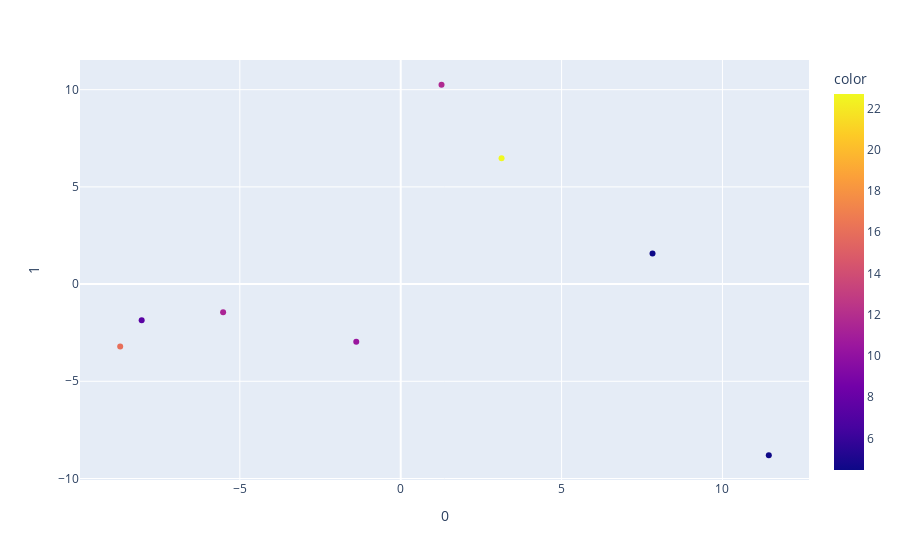

The code cell stored with this chart in its notebook:
### Code cell
#plt.xlabel('PC1', fontsize=16)
#plt.ylabel('PC2', fontsize=16)
fig = px.scatter(df_pca, x=0, y=1, color=df['DU'])

plt.savefig('PCA.png', dpi=60)
fig.show()
#https://plotly.com/python/pca-visualization/

### Figure 1 — Plotly figure (JSON) as saved in the notebook; plotly's stock layout.template omitted (floating-point values rounded to 4 significant figures)
{"data": [{"hovertemplate": "0=%{x}<br>1=%{y}<br>color=%{marker.color}<extra></extra>", "legendgroup": "", "marker": {"color": [22.7, 10.45, 11.38, 4.47, 11.71, 4.5, 7.4, 16], "coloraxis": "coloraxis", "symbol": "circle"}, "mode": "markers", "name": "", "orientation": "v", "showlegend": false, "type": "scatter", "x": [3.134, -1.381, -5.52, 7.827, 1.269, 11.44, -8.051, -8.718], "xaxis": "x", "y": [6.475, -2.961, -1.453, 1.568, 10.25, -8.804, -1.863, -3.215], "yaxis": "y"}], "layout": {"coloraxis": {"colorbar": {"title": {"text": "color"}}, "colorscale": [[0, "#0d0887"], [0.1111, "#46039f"], [0.2222, "#7201a8"], [0.3333, "#9c179e"], [0.4444, "#bd3786"], [0.5556, "#d8576b"], [0.6667, "#ed7953"], [0.7778, "#fb9f3a"], [0.8889, "#fdca26"], [1, "#f0f921"]]}, "legend": {"tracegroupgap": 0}, "margin": {"t": 60}, "xaxis": {"anchor": "y", "domain": [0, 1], "title": {"text": "0"}}, "yaxis": {"anchor": "x", "domain": [0, 1], "title": {"text": "1"}}}}
